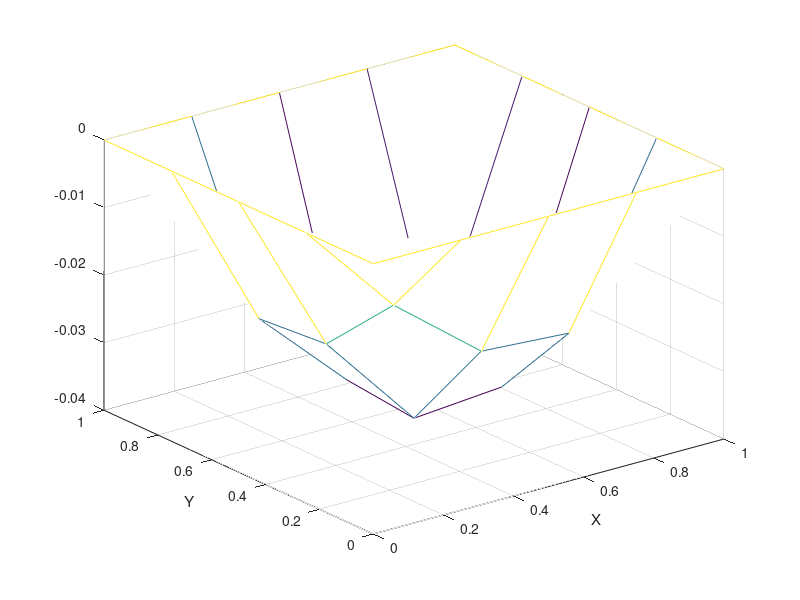
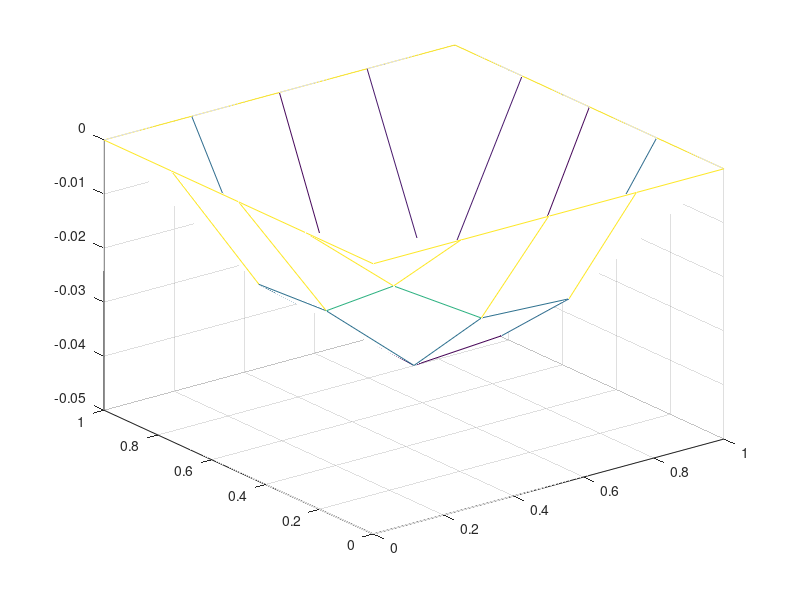

These charts were generated, in order, by the following MATLAB code:
% Solve Possions Equation using 5-Point Method and Gauss Seidal Method
% 
% 
% Author: Mudit Bachhawat
% Creation Date: 3rd April, 2016
% Last Updated on: 3rd April, 2016
% 
% 
% d2u/dx2 + d2u/dy2 = x^2 + y^2
% u(x ,y) = 0 for 0 <= x,y <= 1
% h = 1/4

clear, clc;
h = 0.25;
dx = h;
dy = h;

x = 0:dx:1;
y = 0:dy:1;

m = length(x)-1;
n = length(y)-1;

u(:,:,:) = zeros(m+1, n+1);
z = 1;
first = true;
while first || max(max(abs(u(:,:,end)-u(:,:,end-1))))>1e-5,
    first  = false;
    z = z+1;
    u(:,:,z) = zeros(m+1, n+1);
    for i = 2:m,
        for j = 2:n,
            u(i,j,z) = 1/4*(u(i+1,j,z-1)+u(i-1,j,z)+u(i,j+1,z-1)+u(i,j-1,z) - h*h*x(i)*x(i) - h*h*y(j)*y(j));
        end
    end
end

mesh(x,y,u(:,:,end));
xlabel('X');
ylabel('Y')
figure;

% Animation Gauss Seidal
for i = 1:length(u),
    mesh(x,y,u(:,:,i));
    axis([0 1 0 1 -0.05 0])
    drawnow
end

